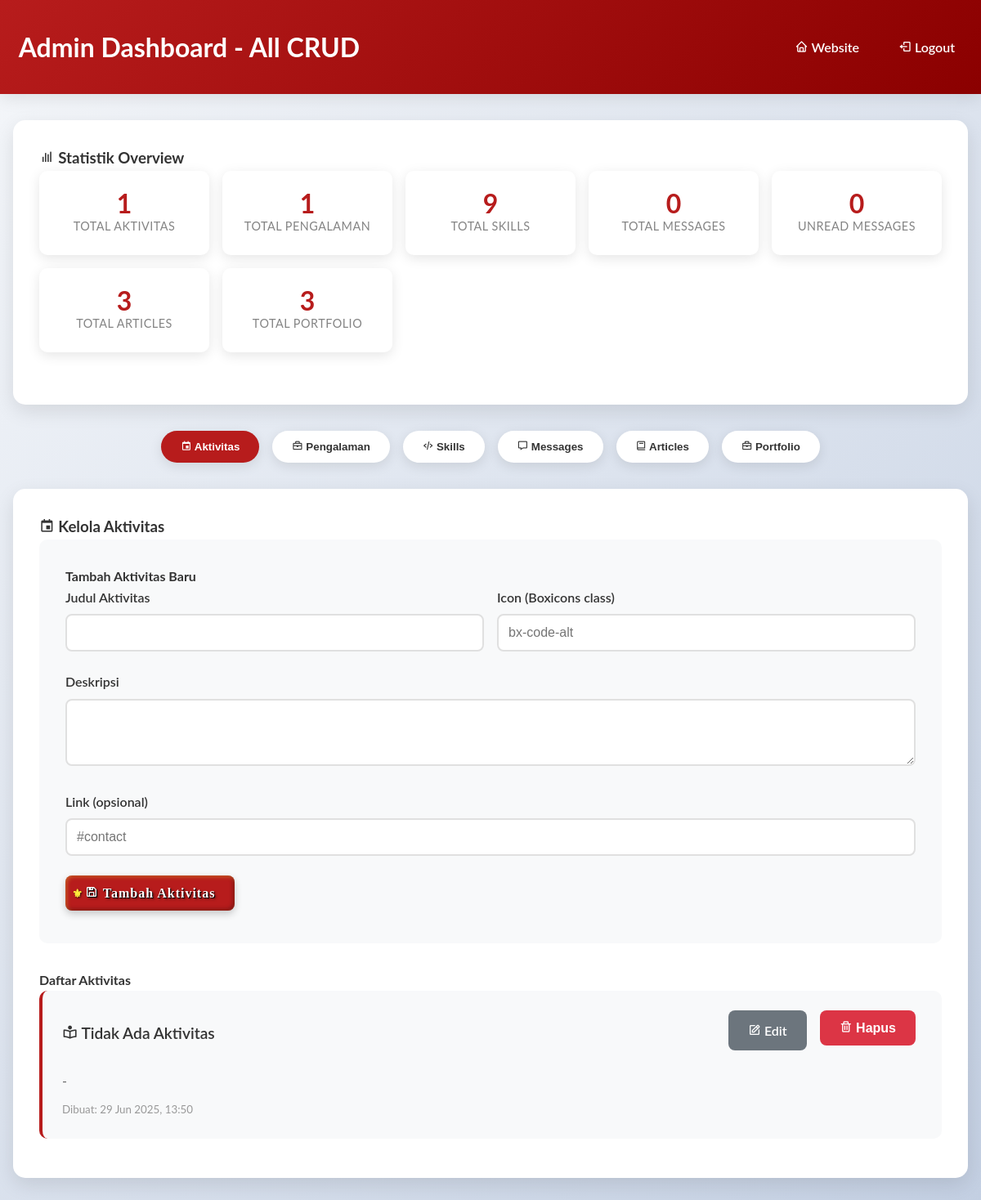
Page /admin/dashboard.php (signed in) on the committed database.
### tables this page shows
CREATE TABLE activities (
        id INTEGER PRIMARY KEY AUTOINCREMENT,
        title TEXT NOT NULL,
        description TEXT NOT NULL,
        icon TEXT,
        link TEXT,
        created_at DATETIME DEFAULT CURRENT_TIMESTAMP
    );

### admin/dashboard.php (the view, shortened to what this page needs)
<?php
require_once '../database/init_db.php';
try {
    $stmt = $pdo->query("SELECT * FROM activities ORDER BY created_at DESC");
    $activities = $stmt->fetchAll(PDO::FETCH_ASSOC);
    $stmt = $pdo->query("SELECT * FROM experience ORDER BY start_date DESC");
    $experiences = $stmt->fetchAll(PDO::FETCH_ASSOC);
    $stmt = $pdo->query("SELECT * FROM skills ORDER BY category, name");
    $skills = $stmt->fetchAll(PDO::FETCH_ASSOC);
    $stmt = $pdo->query("SELECT * FROM articles ORDER BY created_at DESC");
    $articles = $stmt->fetchAll(PDO::FETCH_ASSOC);
    $stmt = $pdo->query("SELECT * FROM portfolio ORDER BY created_at DESC");
    $portfolio_items = $stmt->fetchAll(PDO::FETCH_ASSOC);
    $stmt = $pdo->query("SELECT COUNT(*) as count FROM messages");
    $total_messages = $stmt->fetch(PDO::FETCH_ASSOC)['count'];
    $stmt = $pdo->query("SELECT COUNT(*) as count FROM messages WHERE read_at IS NULL");
    $unread_messages = $stmt->fetch(PDO::FETCH_ASSOC)['count'];
} catch (PDOException $e) {
    $error = "Error loading data: " . $e->getMessage();
}
$edit_activity = null;
?>
<!DOCTYPE html>
<html lang="id">
<head>
    <link href='https://unpkg.com/boxicons@2.1.4/css/boxicons.min.css' rel='stylesheet'>
    <link rel="stylesheet" href="../assets/css/style.css">
</head>
<body>
    <div class="admin-header">
        <div class="container">
            <h1 class="admin-title">
                <i class='bx bx-dashboard'></i> Admin Dashboard - All CRUD
            </h1>
            <div class="admin-nav">
                <a href="../index.php"><i class='bx bx-home'></i> Website</a>
                <a href="logout.php"><i class='bx bx-log-out'></i> Logout</a>
            </div>
        </div>
    </div>
    <div class="container">
        <div class="admin-container">
            <h3><i class='bx bx-bar-chart'></i> Statistik Overview</h3>
            <div class="stats-grid">
                <div class="stat-card">
                    <div class="stat-number"><?php echo count($activities); ?></div>
                    <div class="stat-label">Total Aktivitas</div>
                </div>
                <div class="stat-card">
                    <div class="stat-number"><?php echo count($experiences); ?></div>
                    <div class="stat-label">Total Pengalaman</div>
                </div>
                <div class="stat-card">
                    <div class="stat-number"><?php echo count($skills); ?></div>
                    <div class="stat-label">Total Skills</div>
                </div>
                <div class="stat-card">
                    <div class="stat-number"><?php echo $total_messages; ?></div>
                    <div class="stat-label">Total Messages</div>
                </div>
                <div class="stat-card">
                    <div class="stat-number"><?php echo $unread_messages; ?></div>
                    <div class="stat-label">Unread Messages</div>
                </div>
                <div class="stat-card">
                    <div class="stat-number"><?php echo count($articles); ?></div>
                    <div class="stat-label">Total Articles</div>
                </div>
                <div class="stat-card">
                    <div class="stat-number"><?php echo count($portfolio_items); ?></div>
                    <div class="stat-label">Total Portfolio</div>
                </div>
            </div>
        </div>
        <div class="dashboard-tabs">
            <button class="tab-btn active" onclick="showTab('activities')">
                <i class='bx bx-calendar-event'></i> Aktivitas
            </button>
            <button class="tab-btn" onclick="showTab('experience')">
                <i class='bx bx-briefcase'></i> Pengalaman
            </button>
            <button class="tab-btn" onclick="showTab('skills')">
                <i class='bx bx-code-alt'></i> Skills
            </button>
            <button class="tab-btn" onclick="showTab('messages')">
                <i class='bx bx-message'></i> Messages
            </button>
            <button class="tab-btn" onclick="showTab('articles')">
                <i class='bx bx-book'></i> Articles
            </button>
            <button class="tab-btn" onclick="showTab('portfolio')">
                <i class='bx bx-briefcase'></i> Portfolio
            </button>
        </div>
        <div id="activities" class="tab-content active">
            <div class="admin-container">
                <h3><i class='bx bx-calendar-event'></i> Kelola Aktivitas</h3>
                <div class="form-container">
                    <h4><?php echo $edit_activity ? 'Edit Aktivitas' : 'Tambah Aktivitas Baru'; ?></h4>
                    <form method="POST" action="">
                        <div class="form-grid">
                            <div class="form-group">
                                <label for="title">Judul Aktivitas</label>
                                <input type="text" id="title" name="title" required
                                       value="<?php echo $edit_activity ? htmlspecialchars($edit_activity['title']) : ''; ?>">
                            </div>
                            <div class="form-group">
                                <label for="icon">Icon (Boxicons class)</label>
                                <input type="text" id="icon" name="icon" required
                                       value="<?php echo $edit_activity ? htmlspecialchars($edit_activity['icon']) : ''; ?>"
                                       placeholder="bx-code-alt">
                            </div>
                        </div>
                        <div class="form-group">
                            <label for="description">Deskripsi</label>
                            <textarea id="description" name="description" rows="3" required><?php echo $edit_activity ? htmlspecialchars($edit_activity['description']) : ''; ?></textarea>
                        </div>
                        <div class="form-group">
                            <label for="link">Link (opsional)</label>
                            <input type="text" id="link" name="link"
                                   value="<?php echo $edit_activity ? htmlspecialchars($edit_activity['link']) : ''; ?>"
                                   placeholder="#contact">
                        </div>
                        <button type="submit" class="btn btn-primary">
                            <i class='bx bx-save'></i> <?php echo $edit_activity ? 'Update' : 'Tambah'; ?> Aktivitas
                        </button>
                    </form>
                </div>
                <h4>Daftar Aktivitas</h4>
                <?php if (empty($activities)): ?>
                    <p style="text-align: center; color: #666; padding: 2rem;">Belum ada aktivitas.</p>
                <?php else: ?>
                    <?php foreach ($activities as $activity): ?>
                        <div class="item">
                            <div class="item-header">
                                <div class="item-title">
                                    <i class='bx <?php echo htmlspecialchars($activity['icon']); ?>'></i>
                                    <?php echo htmlspecialchars($activity['title']); ?>
                                </div>
                                <div class="item-actions">
                                    <a href="?edit_activity=<?php echo $activity['id']; ?>" class="btn btn-secondary">
                                        <i class='bx bx-edit'></i> Edit
                                    </a>
                                    <form method="POST" style="display: inline;" onsubmit="return confirm('Yakin ingin menghapus aktivitas ini?')">
                                        <button type="submit" class="btn btn-danger">
                                            <i class='bx bx-trash'></i> Hapus
                                        </button>
                                    </form>
                                </div>
                            </div>
                            <p style="color: #666; margin-bottom: 0.5rem;"><?php echo htmlspecialchars($activity['description']); ?></p>
                            <small style="color: #999;">
                                Dibuat: <?php echo date('d M Y, H:i', strtotime($activity['created_at'])); ?>
                            </small>
                        </div>
                    <?php endforeach; ?>
                <?php endif; ?>
            </div>
        </div>
    </div>
</body>
</html>

### assets/css/style.css (style rules this page uses)
* { margin: 0; padding: 0; box-sizing: border-box; }
html { scroll-behavior: smooth; }
body { font-family: "Lato", sans-serif; background-color: #f9f9f9; color: #333; line-height: 1.6; }
.container { max-width: 1200px; margin: 0 auto; padding: 0 1rem; }
.stat-number { display: block; font-size: 2rem; font-weight: 700; color: #ffeb3b; line-height: 1; }
.stat-label { font-size: 0.9rem; color: #f0f0f0; opacity: 0.8; }
.btn-secondary { background: rgba(255, 255, 255, 0.1); color: #fff; border: 1px solid rgba(255, 255, 255, 0.3); backdrop-filter: blur(10px); }
.btn { display: inline-block; padding: 0.75rem 1.5rem; border-radius: 50px; text-decoration: none; font-weight: 500; transition: background-color 0.3s, color 0.3s; }
.btn-primary { background: linear-gradient(145deg, #b71c1c, #8b0000); color: #fff; border: 2px solid #ffeb3b; font-family: "Georgia", "Times New Roman", serif; position: relative; box-shadow: inset 2px 2px 5px rgba(255, 235, 59, 0.3), inset -2px -2px 5px rgba(0, 0, 0, 0.3), 0 4px 10px rgba(0, 0, 0, 0.2); text-shadow: 1px 1px 0 #000, 2px 2px 3px rgba(0, 0, 0, 0.5); letter-spacing: 1px; font-weight: 700; }
.btn-primary::before { content: "⚜"; position: absolute; left: 8px; top: 50%; transform: translateY(-50%); color: #ffeb3b; font-size: 0.9rem; text-shadow: 1px 1px 2px rgba(0, 0, 0, 0.7); }
.btn { display: inline-block; padding: 0.75rem 2rem; border-radius: 25px; text-decoration: none; font-weight: 600; transition: all 0.3s ease; border: 2px solid transparent; cursor: pointer; font-size: 1rem; }
.btn-primary { background: #b71c1c; color: #fff; border-color: #b71c1c; }
.form-group { margin-bottom: 1.5rem; }
.form-group label { display: block; margin-bottom: 0.5rem; font-weight: 600; color: #333; }
.form-group input, .form-group textarea, .form-group select { width: 100%; padding: 0.75rem; border: 2px solid #ddd; border-radius: 8px; font-size: 1rem; transition: border-color 0.3s ease; background: #fff; }

### rows in the picture
activities: title "Tidak Ada Aktivitas", description "-", created_at "29 Jun 2025, 13:50"

### other values in the picture
count($activities) "1"
count($experiences) "1"
count($skills) "9"
$total_messages "0"
$unread_messages "0"
count($articles) "3"
count($portfolio_items) "3"
